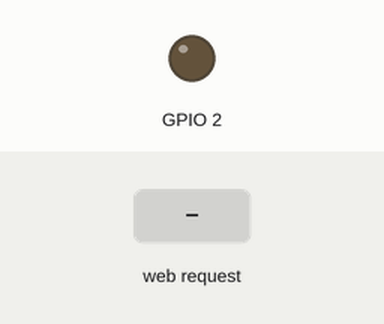
Recording of a sketch running on a simulated ESP8266 (NodeMCU). Shown: output pins drawn as LEDs (lit = HIGH). The inputs (shaded band) are chosen by the test bench. WiFi joins after 1.5 s; servers stay silent unless stated; what the sketch prints to the serial monitor is not drawn.

Above: at 2.7 s.
2.8 s: HTTP request GET /gpio/1 received
At 4.0 s:
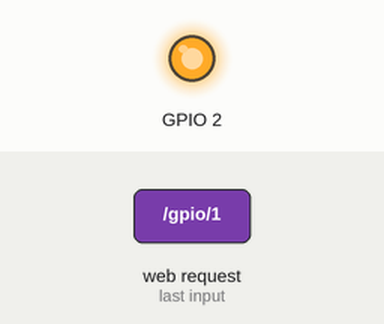
4.3 s: HTTP request GET /gpio/0 received
At 5.3 s:
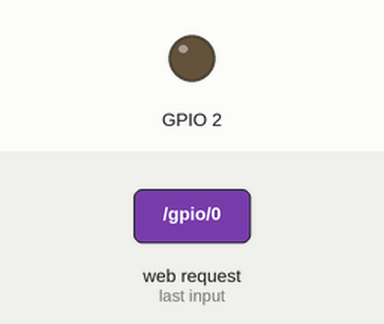
Timing chart, 0 to 7.3 s (numbered marks = the images above; inputs shaded):
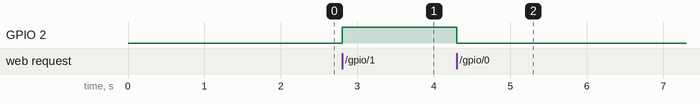

The sketch:

esp8266.ino
```cpp
#include <ESP8266WiFi.h>// WIFI 라이브러리

const char* ssid = "bohyun";
const char* password = "19991108";
//와이파이 접속 password

WiFiServer server(80);//HTTP 통신은 80번 포트를 사용

void setup() {
  Serial.begin(9600); // 통신 속도 9600bps로 시리얼 통신 시작
  delay(10);

  pinMode(2, OUTPUT);// GPIO2를 2번 핀에 연결
  digitalWrite(2, 0);


  Serial.println();
  Serial.println();
  Serial.print("Connecting to ");
  Serial.println(ssid);

  WiFi.begin(ssid, password); //와이파이에 연결

  while (WiFi.status() != WL_CONNECTED) {//연결이 지연될 시에 시리얼 모니터에 '.' 출력
    delay(500);
    Serial.print(".");
  }
  Serial.println("");
  Serial.println("WiFi connected");//접속되었으면 연결 확인


  server.begin();
  Serial.println("Server started"); // 서버 연결 시작

  Serial.println(WiFi.localIP()); //얻어온 IP주소를 시리얼 모니터에 출력
}

void loop() { // 클라이언트(사용자)가 접속을 했을때
  WiFiClient client = server.available();
  if (!client) {
    return; //클라이언트로(사용자)로부터 응답이 없으면 return
  }

  // 클라이언트가 데이터를 전송할 때 까지 기다림
  Serial.println("new client");
  while(!client.available()){
    delay(1);
  }

  // 사용자가 전송한 리퀘스트 헤더를 읽음
  String req = client.readStringUntil('\r');//Wr은 문장의 끝을 알려줌. 문장씩 읽어들임
  Serial.println(req);
  client.flush();//데이터가 전송완료가 될 때까지 기다림

  // 리퀘스트 헤더에 저희가 필요로 하는 요청이 들어있는지 확인
  int val;
  if (req.indexOf("/gpio/0") != -1)// /gplo/0 이면 0으로 세팅
    val = 0;
  else if (req.indexOf("/gpio/1") != -1)// /gpio/1 이면 1로 세팅
    val = 1;
  else {
    Serial.println("invalid request");
    client.stop();
    return;
  }

  digitalWrite(2, val);// 요청한 내용대로 해당 디지털 핀을 제어

  client.flush();

  String s = "GET /process/login?id=inbin HTTP/1.0\r\n\r\n ";
  s += (val)?"high":"low";
  s += "</html>\n";// 결과 출력


  // Send the response to the client
  client.print(s);
  delay(1);
  Serial.println("Client disonnected");

  // The client will actually be disconnected
  // when the function returns and 'client' object is detroyed
}
```

Measured:
- after the input at 2.8 s, GPIO 2: LOW → HIGH at once
- after the input at 4.3 s, GPIO 2: HIGH → LOW at once
